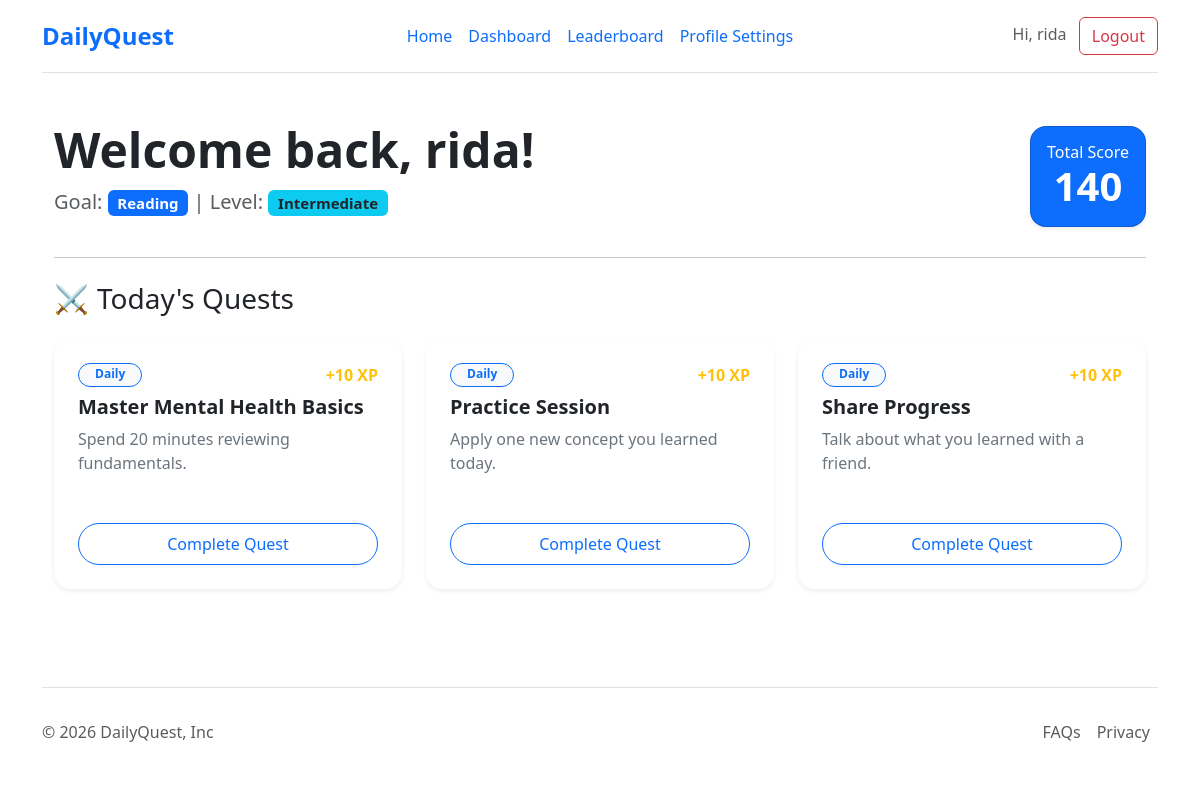
The app's page /Dashboard (signed in) with its own data.
### tables this page shows
CREATE TABLE users (
    id INTEGER PRIMARY KEY AUTOINCREMENT, 
    username TEXT UNIQUE, 
    password_hash TEXT, 
    points INTEGER DEFAULT 0,
    main_category TEXT, 
    user_level TEXT
);

CREATE TABLE challenges (
    id INTEGER PRIMARY KEY AUTOINCREMENT,
    user_id INTEGER,
    title TEXT NOT NULL,
    description TEXT,
    category TEXT,
    is_completed BOOLEAN DEFAULT 0,
    date_assigned DATE DEFAULT CURRENT_DATE,
    FOREIGN KEY (user_id) REFERENCES users (id)
);

### app.py (the view)
@app.route('/Dashboard')
def Dashboard():
    if 'user_id' not in session:
        return redirect(url_for('login'))
    db = get_db()
    user = db.execute('SELECT * FROM users WHERE id = ?', (session['user_id'],)).fetchone()
    quests = db.execute('SELECT * FROM challenges WHERE user_id = ? AND date_assigned = CURRENT_DATE',
                        (session['user_id'],)).fetchall()
    if not quests:
        generate_daily_quests(user['id'], user['main_category'], user['user_level'])
        quests = db.execute('SELECT * FROM challenges WHERE user_id = ? AND date_assigned = CURRENT_DATE',
                            (session['user_id'],)).fetchall()
    return render_template('Dashboard.html', user=user, quests=quests)

### app.py (called while the page is built)
def get_db():
    db = getattr(g, '_database', None)
    if db is None:
        db = g._database = sqlite3.connect(DATABASE)
        db.row_factory = sqlite3.Row
    return db

@app.teardown_appcontext
def close_connection(exception):
    db = getattr(g, '_database', None)
    if db is not None:
        db.close()

### templates/Dashboard.html (shortened to what this page needs)
{% extends "layout.html" %}
{% block content %}
<div class="container py-4">
    <div class="row mb-4 align-items-center">
        <div class="col">
            <h1 class="display-5 fw-bold text-dark">Welcome back, {{ user['username'] }}!</h1>
            <p class="lead text-muted">Goal: <span class="badge bg-primary">{{ user['main_category'] }}</span> | Level: <span class="badge bg-info text-dark">{{ user['user_level'] }}</span></p>
        </div>
        <div class="col-auto">
            <div class="card bg-primary text-white p-3 shadow-sm rounded-4">
                <div class="text-center">
                    <h6 class="mb-0">Total Score</h6>
                    <span class="display-6 fw-bold">{{ user['points'] }}</span>
                </div>
            </div>
        </div>
    </div>
    <hr class="my-4">
    <h3 class="mb-4 d-flex align-items-center">
        <span class="me-2">⚔️</span> Today's Quests
    </h3>
    <div class="row g-4">
        {% if quests %}
            {% for quest in quests %}
            <div class="col-md-4">
                <div class="card h-100 shadow-sm border-0 rounded-4 transition-card">
                    <div class="card-body p-4">
                        <div class="d-flex justify-content-between mb-2">
                            <span class="badge bg-light text-primary border border-primary px-3 rounded-pill small">Daily</span>
                            <span class="text-warning fw-bold">+10 XP</span>
                        </div>
                        <h5 class="card-title fw-bold">{{ quest['title'] }}</h5>
                        <p class="card-text text-secondary mb-4">{{ quest['description'] }}</p>
                    </div>
                    <div class="card-footer bg-transparent border-0 p-4 pt-0">
                        <form action="/complete_quest/{{ quest['id'] }}" method="POST">
                            <button type="submit" class="btn btn-outline-primary w-100 rounded-pill py-2">
                                 Complete Quest
                            </button>
                        </form>
                    </div>
                </div>
            </div>
            {% endfor %}
        {% else %}
            <div class="col-12 text-center py-5">
                <p class="text-muted fs-5">Generating your adventures... Refresh in a second!</p>
            </div>
        {% endif %}
    </div>
</div>
{% endblock %}

### templates/layout.html (shortened to what this page needs)
<!DOCTYPE html>
<html lang="en">
<head>
    <link href="https://cdn.jsdelivr.net/npm/bootstrap@5.3.3/dist/css/bootstrap.min.css" rel="stylesheet">
</head>
<body>
    <div class="container">
        <header class="d-flex flex-wrap align-items-center justify-content-center justify-content-md-between py-3 mb-4 border-bottom">
            <div class="col-md-3 mb-2 mb-md-0">
                <a href="/" class="d-inline-flex link-body-emphasis text-decoration-none fw-bold fs-4 text-primary">
                    DailyQuest
                </a>
            </div>
            <ul class="nav col-12 col-md-auto mb-2 justify-content-center mb-md-0">
                <li><a href="{{ url_for('index') }}" class="nav-link px-2">Home</a></li>
                <li><a href="{{ url_for('Dashboard') }}" class="nav-link px-2">Dashboard</a></li>
                <li>
                    <a href="{{ url_for('Leaderboard') }}"
                    class="nav-link px-2 {{ 'link-secondary fw-bold' if request.path == '/Leaderboard' }}">
                    Leaderboard
                    </a>
                </li>
                <li><a href="{{ url_for('profile') }}" class="nav-link px-2">Profile Settings</a></li>
            </ul>
            <div class="col-md-3 text-end">
                {% if session.get('user_id') %}
                    <span class="me-2 text-muted">Hi, {{ session.username }}</span>
                    <a href="/logout" class="btn btn-outline-danger">Logout</a>
                {% else %}
                    <a href="/login" class="btn btn-outline-primary me-2">Login</a>
                    <a href="/register" class="btn btn-primary">Sign-up</a>
                {% endif %}
            </div>
        </header>
    </div>
    <main class="container">
        {% block content %}{% endblock %}
    </main>
    <div class="container">
        <footer class="d-flex flex-wrap justify-content-between align-items-center py-4 my-4 border-top">
            <p class="col-md-4 mb-0 text-body-secondary">© 2026 DailyQuest, Inc</p>
            <ul class="nav col-md-4 justify-content-end">
                <li class="nav-item"><a href="#" class="nav-link px-2 text-body-secondary">FAQs</a></li>
                <li class="nav-item"><a href="#" class="nav-link px-2 text-body-secondary">Privacy</a></li>
            </ul>
        </footer>
    </div>
</body>
</html>

### templates/layout.html (style rules this page uses)
body { display: flex; flex-direction: column; min-height: 100vh; }
main { flex: 1; }

### templates/Dashboard.html (style rules this page uses)
.transition-card { transition: transform 0.2s ease, box-shadow 0.2s ease; }

### records on screen
users: username "rida", main_category "Reading", user_level "Intermediate", points "140"
challenges: title "Master Mental Health Basics", description "Spend 20 minutes reviewing fundamentals."
challenges: title "Practice Session", description "Apply one new concept you learned today."
challenges: title "Share Progress", description "Talk about what you learned with a friend."
